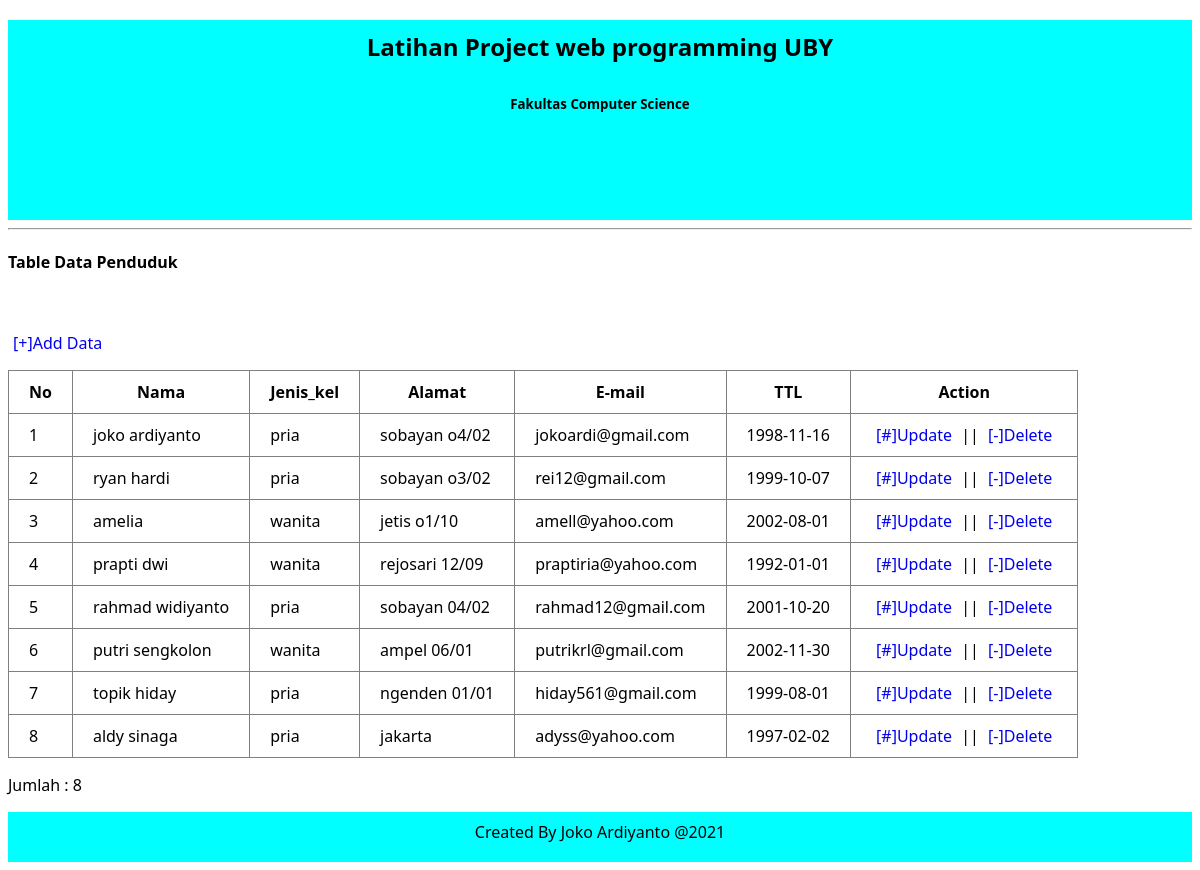
The page / on the database its author committed.
### tables this page shows
CREATE TABLE `individu` (
  `id` int(11) NOT NULL,
  `nama` varchar(50) NOT NULL,
  `gender` enum('pria','wanita') NOT NULL,
  `alamat` text NOT NULL,
  `email` varchar(30) NOT NULL,
  `born` date NOT NULL
);

### index.php (the view, shortened to what this page needs)
<?php require("koneksi.php"); ?>
<!DOCTYPE html>
<html lang="en">
<head>
</head>
<body>
    <header>
        <H2>Latihan Project web programming  UBY</H2>
        <h5>Fakultas Computer Science</h5>
    </header>
    <hr>
    <h4>Table Data Penduduk</h4>
    <br>
    <p>
        <a href="tambah.php">[+]Add Data</a>
    </p>
    <table border="1" type="collapse">
        <thead>
            <tr>
                <th>No</th>
                <th>Nama</th>
                <th>Jenis_kel</th>
                <th>Alamat</th>
                <th>E-mail</th>
                <th>TTL</th>
                <th>Action</th>
            </tr>
        </thead>
        <tbody>
            <?php
                $nomor = 1;
                $sql = "SELECT * FROM individu";
                $query = mysqli_query($con, $sql);
                while($data=mysqli_fetch_array($query))
                {
                    echo "<tr>";
                    echo "<td>".$nomor++."</td>";
                    echo "<td>".$data['nama']."</td>";
                    echo "<td>".$data['gender']."</td>";
                    echo "<td>".$data['alamat']."</td>";
                    echo "<td>".$data['email']."</td>";
                    echo "<td>".$data['born']."</td>";
                    echo '<td>
                            <a  href="edit.php?id='.$data['id'].'">[#]Update</a> ||
                            <a  href="hapus.php?id='.$data['id'].'" onclick="return confirm(\'Anda yakin akan menghapus data?\')">[-]Delete</a>
                        </td>';
                    echo "</tr>";
                }
            ?>
        </tbody>
    </table>
    <p>Jumlah : <?php echo mysqli_num_rows($query) ?></p>
    <footer><p>Created By Joko Ardiyanto @2021</p></footer>
</body>
</html>

### index.php (style rules this page uses)
body { font-family: 'Segoe UI', Tahoma, Geneva, Verdana, sans-serif; }
header { height: 200px; width: auto; background-color: cyan; text-align: center; }
footer { height: 50px; width: auto; background-color: cyan; text-align: center; }
footer p { padding: 10px; line-height: 15pt; }
h2 { padding: 10px; }
a { padding: 5px; text-decoration: none; }
table { border-collapse: collapse; }
tr th, tr td { padding: 10px 20px; }

### rows shown on the page
individu: nama "joko ardiyanto", gender "pria", alamat "sobayan o4/02", email "jokoardi@gmail.com", born "1998-11-16"
individu: nama "ryan hardi", gender "pria", alamat "sobayan o3/02", email "rei12@gmail.com", born "1999-10-07"
individu: nama "amelia", gender "wanita", alamat "jetis o1/10", email "amell@yahoo.com", born "2002-08-01"
individu: nama "prapti dwi", gender "wanita", alamat "rejosari 12/09", email "praptiria@yahoo.com", born "1992-01-01"
individu: nama "rahmad widiyanto", gender "pria", alamat "sobayan 04/02", email "rahmad12@gmail.com", born "2001-10-20"
individu: nama "putri sengkolon", gender "wanita", alamat "ampel 06/01", email "putrikrl@gmail.com", born "2002-11-30"
individu: nama "topik hiday", gender "pria", alamat "ngenden 01/01", email "hiday561@gmail.com", born "1999-08-01"
individu: nama "aldy sinaga", gender "pria", alamat "jakarta", email "adyss@yahoo.com", born "1997-02-02"

### other values the page prints
mysqli_num_rows($query) "8"
